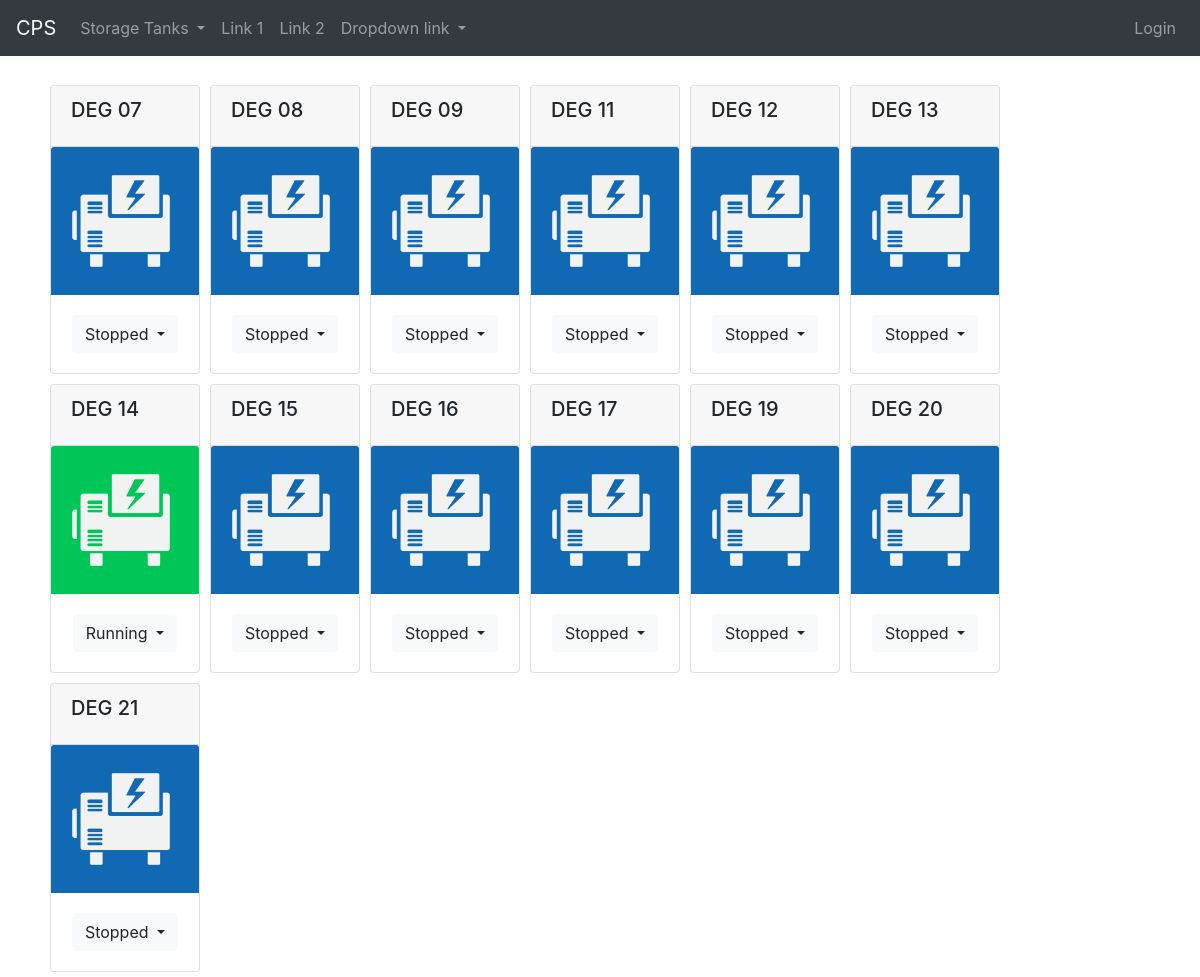
The page / on the database its author committed.
### cps/models.py (models this page shows)
class Genset(models.Model):
    class Meta:
        db_table = 'tblGensets'
        unique_together = [['engine', 'generator']]
    no = models.IntegerField(unique=True, db_index=True)
    operational = models.BooleanField(default=True)
    engine = models.ForeignKey(
        'Engine',
        on_delete=models.CASCADE
    )
    generator = models.ForeignKey(
        'Generator',
        on_delete=models.CASCADE
    )
    cap_kw = models.IntegerField()
    daytank = models.OneToOneField(
        'DayTank',
        on_delete = models.CASCADE,
        blank=True,
        null=True,
    )
    def __str__(self):
        return 'DEG {:02d}'.format(self.no)
    def running(self):
        records = RunRecord.objects.filter(genset=self.id)\
            .order_by('-record_date', '-record_time')
        if records:
            if records[0].action == "START":
                return True
        return False

### cps/views/dashboard.py (the view)
# urls.py: path('', views.dashboard.index, name='cps.dashboard'),
def index(request):
    context = {
        "gensets": Genset.objects.filter(operational=True)
    }
    return render(request, 'dashboard.html', context)

### cps/templates/dashboard.html (shortened to what this page needs)
{% extends "_base.html" %}
{% block content %}
{% load static %}
<div class="">
{% for genset in gensets %}
<div class="card floating-card" style="width: 150px;">
  <div class="card-header"><h5 class="card-title">{{ genset }}</h5></div>
  {% if genset.running %}
    <img class="card-img-top" src="{% static 'images/genset/running.png' %}" alt="{{ genset }} Running">
  {% else %}
    <img class="card-img-top" src="{% static 'images/genset/stopped.png' %}" alt="{{ genset }} Stopped">
  {% endif %}
  <div class="card-body text-center">
    <div class="dropdown">
      <button class="btn btn-light dropdown-toggle" type="button" id="btnDEG{{ genset.id }}" data-toggle="dropdown" aria-haspopup="true" aria-expanded="false">
        {% if genset.running %}
          Running
        {% else %}
          Stopped
        {% endif %}
      </button>
    </div>
  </div>
</div>
{% endfor %}
</div>
{% endblock %}

### public/custom-styles.css (style rules this page uses)
.floating-card { float: left; margin: 5px; max-width: 200px; }

### rows shown on the page
Genset: no "DEG 07", shows "Stopped"
Genset: no "DEG 08", shows "Stopped"
Genset: no "DEG 09", shows "Stopped"
Genset: no "DEG 11", shows "Stopped"
Genset: no "DEG 12", shows "Stopped"
Genset: no "DEG 13", shows "Stopped"
Genset: no "DEG 14", shows "Running"
Genset: no "DEG 15", shows "Stopped"
Genset: no "DEG 16", shows "Stopped"
Genset: no "DEG 17", shows "Stopped"
Genset: no "DEG 19", shows "Stopped"
Genset: no "DEG 20", shows "Stopped"
Genset: no "DEG 21", shows "Stopped"
